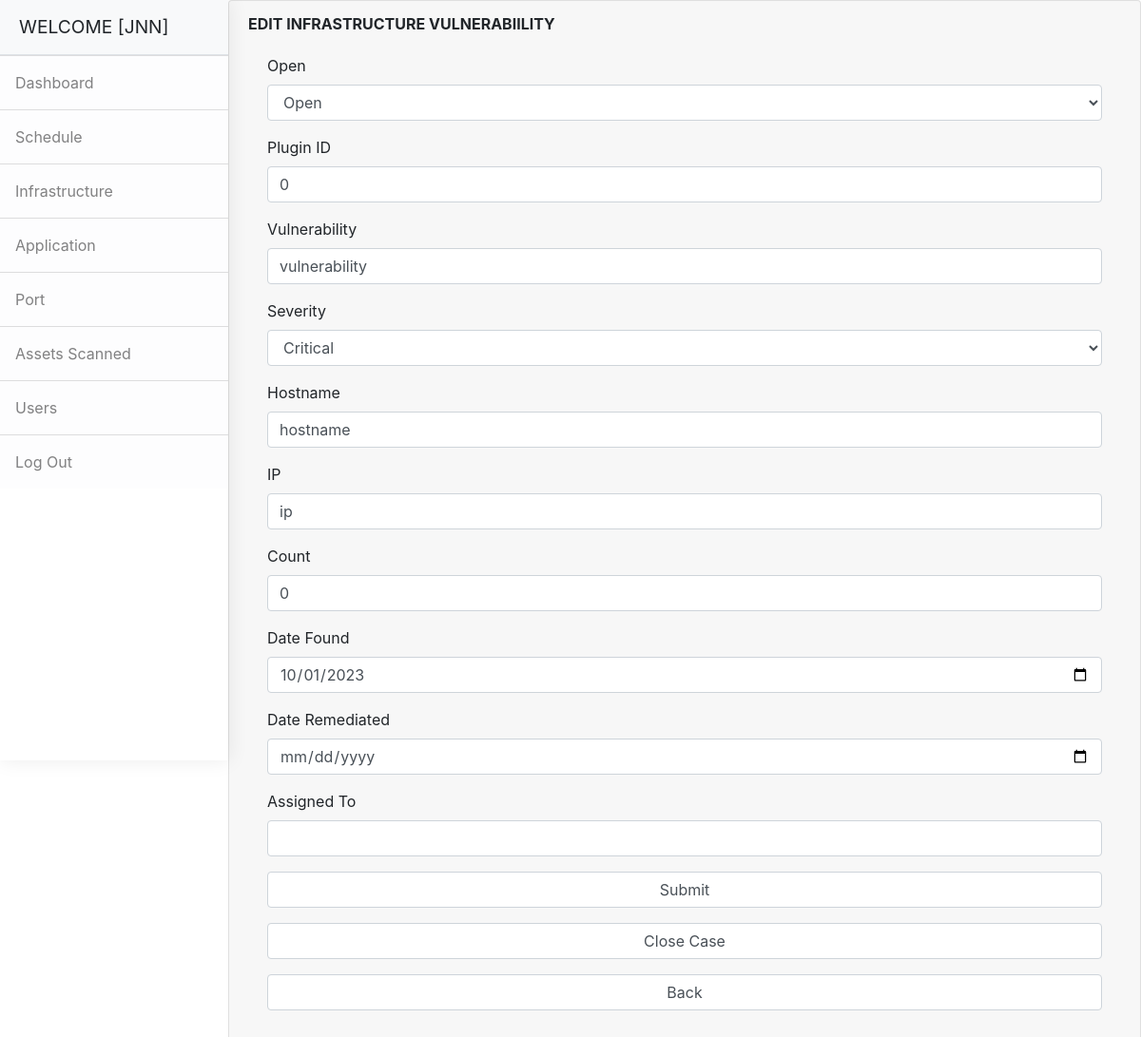
/EDIT_infrastructure.php?id=46 (signed in), run on the app's committed database.
### tables this page shows
CREATE TABLE `infra_vulns` (
  `id` int(5) NOT NULL,
  `status` varchar(5) NOT NULL DEFAULT 'Open',
  `plugin_id` int(5) NOT NULL,
  `vulnerability` varchar(255) NOT NULL,
  `severity` varchar(10) NOT NULL,
  `hostname` varchar(255) NOT NULL,
  `ip` varchar(255) NOT NULL,
  `count` int(5) NOT NULL,
  `date_found` date NOT NULL,
  `date_remediated` date NOT NULL,
  `assigned_to` varchar(5) NOT NULL,
  `current_status` varchar(2000) NOT NULL
);

### edit_infrastructure.php (the view, shortened to what this page needs)
<?php
    require('sidebar.php');
    $sql = mysqli_query($connection, "select * from infra_vulns where id='$_GET[id]'");
    $data=mysqli_fetch_array($sql);
?>
<div class="content pb-0">
    <div class="animated fadeIn">
        <div class="row">
            <div class="col-lg-12">
            <div class="card">
                <div class="card-header"> <strong>EDIT INFRASTRUCTURE VULNERABIILITY</strong> <small></small>
                <form action="" method="post">
                    <div class="card-body card-block">
                        <div class="form-group">
                            <tr>
                                <label for="status" class="form-control-label">Open</label>
                                <select id="status" name="status" class="form-control">
                                    <option value="Open">Open</option>
                                </select>
                            </tr>
                        </div>
                        <div class="form-group">
                            <tr>
                                <label for="plugin_id" class="form-control-label">Plugin ID</label>
                                <td><input type="number" name="plugin_id" class="form-control" value="<?php echo $data['plugin_id']; ?>"></td>
                            </tr>
                        </div>
                        <div class="form-group">
                            <tr>
                                <label for="vulnerability" class="form-control-label">Vulnerability</label>
                                <td><input type="text" name="vulnerability" class="form-control" value="<?php echo $data['vulnerability']; ?>"></td>
                            </tr>
                        </div>
                        <div class="form-group">
                            <tr>
                                <label for="severity" class="form-control-label">Severity</label>
                                <select id="severity" name="severity" class="form-control">
                                    <option value="Critical">Critical</option>
                                </select>
                            </tr>
                        </div>
                        <div class="form-group">
                            <tr>
                                <label for="hostname" class="form-control-label">Hostname</label>
                                <td><input type="text" class="form-control" name="hostname" value="<?php echo $data['hostname']; ?>"></td>
                            </tr>
                        </div>
                        <div class="form-group">
                            <tr>
                                <label for="ip" class="form-control-label">IP</label>
                                <td><input type="text" name="ip" class="form-control" value="<?php echo $data['ip']; ?>"></td>
                            </tr>
                        </div>
                        <div class="form-group">
                            <tr>
                                <label for="count" class=" form-control-label">Count</label>
                                <td><input type="number" name="count" class="form-control" value="<?php echo $data['count']; ?>"></td>
                            </tr>
                        </div>
                        <div class="form-group">
                            <tr>
                                <label for="date_found" class=" form-control-label">Date Found</label>
                                <td><input type="date" name="date_found" class="form-control" value="<?php echo $data['date_found']; ?>"></td>
                            </tr>
                        </div>
                        <div class="form-group">
                            <tr>
                                <label for="date_remediated" class=" form-control-label">Date Remediated</label>
                                <td><input type="date" name="date_remediated" class="form-control" value="<?php echo $data['date_remediated']; ?>"></td>
                            </tr>
                        </div>
                        <div class="form-group">
                            <tr>
                                <label for="assign_to" class=" form-control-label">Assigned To</label>
                                <td><input type="text" name="assign_to" class="form-control" value="<?php echo $data['assigned_to']; ?>"></td>
                            </tr>
                        </div>
                        <div class="form-group">
                            <tr>
                                <td><input type="submit" name="proses" class="form-control" id=""></td>
                            </tr>
                        </div>
                        <div class="form-group">
                            <tr>
                                <td><input type="submit" name="done" value="Close Case" class="form-control" id=""></td>
                            </tr>
                        </div>
                        <div class="form-group">
                            <tr>
                                <td><input type="button" name="back" value="Back" class="form-control" id="" onclick="window.location.href='infrastructure.php';"></td>
                            </tr>
                        </div>
                        </div>
                        </form>
                    </div>
                </div>
            </div>
        </div>
    </div>
</div>

### data on the page
infra_vulns: plugin_id "0", vulnerability "vulnerability", hostname "hostname", ip "ip", count "0", date_found "10/01/2023"

### other printed values
$_SESSION['ADMIN_USERNAME'] "JNN"
